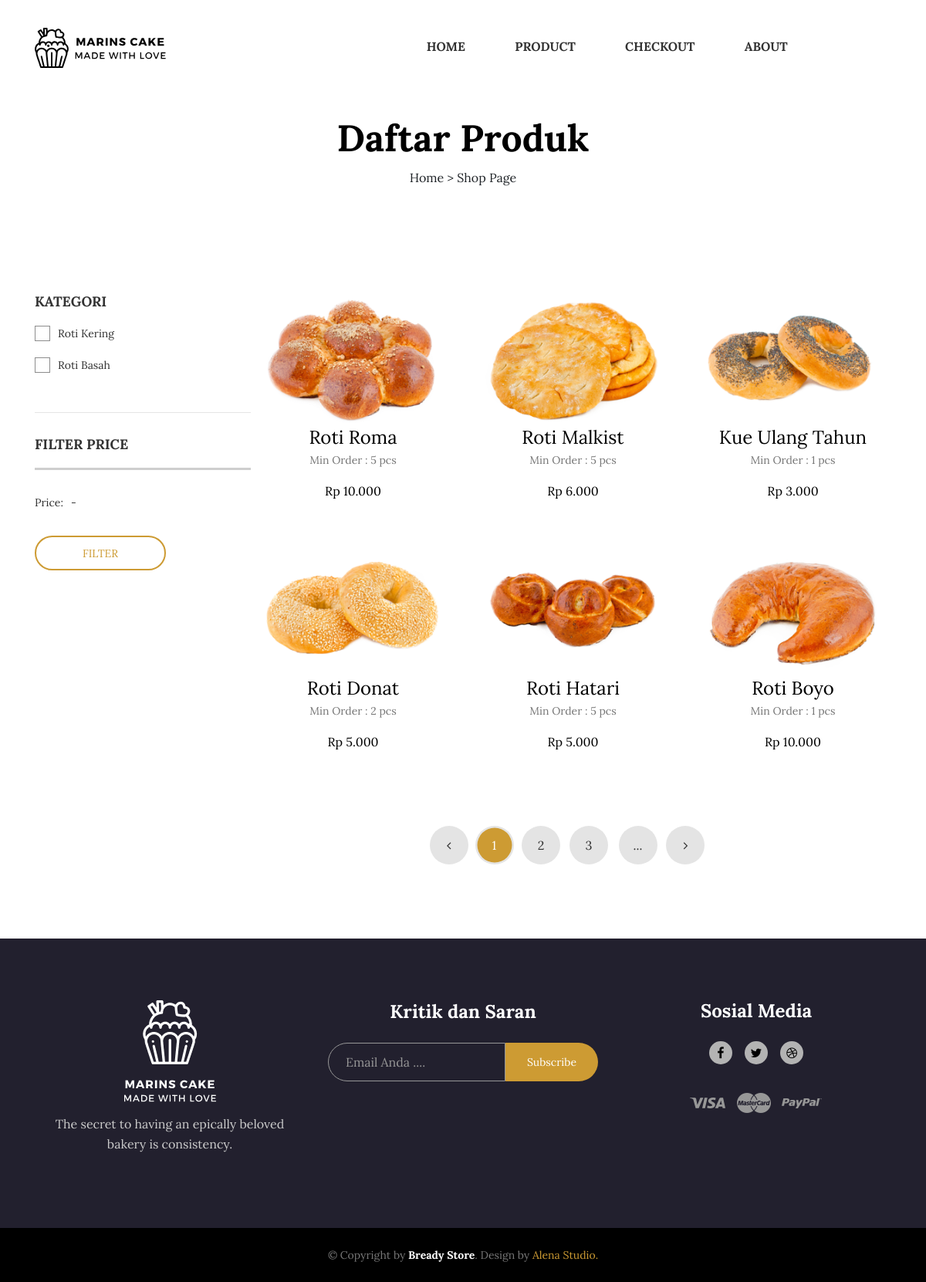
The app's page /index.php/produk with its own data.
### tables this page shows
CREATE TABLE `gambar_produk` (
  `id_gambarProduk` int(11) NOT NULL,
  `id_produk` int(11) NOT NULL,
  `gambar` text NOT NULL
);

CREATE TABLE `produk` (
  `idProduk` int(11) NOT NULL,
  `idJenis` int(11) NOT NULL,
  `namaProduk` varchar(50) NOT NULL,
  `harga` int(11) NOT NULL,
  `status` varchar(255) NOT NULL,
  `stok` int(11) NOT NULL,
  `min_order` int(11) NOT NULL,
  `deskripsi` text NOT NULL,
  `created_at` date NOT NULL DEFAULT current_timestamp()
);

CREATE TABLE `jenis_produk` (
  `idJenis` int(11) NOT NULL,
  `namaJenis` varchar(255) NOT NULL
);

### application/controllers/Produk.php (called while the page is built, shortened)
<?php
class Produk extends CI_Controller
{
	public function index()
	{
		$data['kategori']	= $this->Model_produk->get_kategori_produk()->result_array();
		$data['produk']		= $this->Model_produk->get_produk()->result_array();
		$data['gambar'] = $this->Model_produk->get_gambar()->result_array();
		$this->load->view('template/header2');
		$this->load->view('daftar_produk', $data);
		$this->load->view('template/footer');
	}
}

### index.php (called while the page is built, shortened)
<?php
require_once BASEPATH.'core/CodeIgniter.php';

### application/models/Model_produk.php (called while the page is built, shortened)
<?php
class Model_produk extends CI_Model
{
	public function get_produk()
	{
		$this->db->select('*');
		$this->db->from('produk');
		$this->db->join('jenis_produk', 'jenis_produk.idJenis = produk.idJenis');
		return $this->db->get();
	}
	public function get_kategori_produk()
	{
		return $this->db->get('jenis_produk');
	}
	public function get_gambar()
	{
		$this->db->select('*');
		$this->db->from('gambar_produk');
		return $this->db->get();
	}
}

### application/views/daftar_produk.php (the view, shortened to what this page needs)
<div class="ps-hero bg--cover" data-background="<?= base_url() ?>assets/client/images/hero/product.jpg">
    <div class="ps-hero__content ">
        <h1> Daftar Produk</h1>
        <div class="text-center">
            Home > Shop Page
        </div>
    </div>
</div>
<main class="ps-shop">
    <div class="container">
        <div class="row">
            <div class="col-lg-9 order-lg-last">
                <div class="row">
                    <?php foreach ($produk as $prd) : ?>
                        <div class="col-lg-4">
                            <div class="ps-product">
                                <div class="ps-product__thumbnail">
                                    <?php foreach ($gambar as $gbr) :
                                        if ($gbr['id_produk'] == $prd['idProduk']) : ?>
                                            <img src="<?= base_url() ?>uploads/gambar_produk/<?= $gbr['gambar'] ?>" alt="">
                                    <?php endif;
                                    endforeach ?>
                                    <a class="ps-product__overlay" href="<?= base_url() ?>produk/detail/<?= $prd['idProduk'] ?>"></a>
                                </div>
                                <div class="ps-product__content"><a class="ps-product__title" href="<?= base_url() ?>produk/detail/<?= $prd['idProduk'] ?>"><?= $prd['namaProduk'] ?></a>
                                    <p>Min Order : <?= $prd['min_order'] ?> pcs</p>
                                    <p class="ps-product__price">Rp <?= number_format($prd['harga'], 0, ',', '.') ?></p>
                                </div>
                            </div>
                        </div>
                    <?php endforeach ?>
                    <div class="col-lg-12 mb-lg-5">
                        <div class="ps-pagination mb-lg-5 ">
                            <ul class="pagination">
                                <li><a href="#"><i class="fa fa-angle-left"></i></a></li>
                                <li class="active"><a href="#">1</a></li>
                                <li><a href="#">2</a></li>
                                <li><a href="#">3</a></li>
                                <li><a href="#">...</a></li>
                                <li><a href="#"><i class="fa fa-angle-right"></i></a></li>
                            </ul>
                        </div>
                    </div>
                </div>
            </div>
            <div class="col-lg-3 order-lg-first mt-5 mt-lg-0">
                <div class="ps-sidebar">
                    <div class="widget widget_sidebar widget_category">
                        <h3 class="widget-title">Kategori</h3>
                        <ul class="ps-list--checked">
                            <?php foreach ($kategori as $ktg) : ?>
                                <li><a href=""><?= $ktg['namaJenis'] ?></a></li>
                            <?php endforeach ?>
                        </ul>
                    </div>
                    <div class="widget widget_filter widget_sidebar">
                        <h3 class="widget-title">Filter Price</h3>
                        <div class="ps-slider" data-default-min="0" data-default-max="500" data-max="1000" data-step="100" data-unit="$"></div>
                        <p class="ps-slider__meta">Price:<span class="ps-slider__value ps-slider__min"></span>-<span class="ps-slider__value ps-slider__max"></span></p><a class="ac-slider__filter ps-btn ps-btn--sm" href="#">Filter</a>
                    </div>
                </div>
            </div>
        </div>
    </div>
</main>

### application/views/template/header2.php (shortened to what this page needs)
<!DOCTYPE html>
<html lang="en">
<head>
    <link rel="stylesheet" href="<?= base_url() ?>assets/client/plugins/font-awesome/css/font-awesome.min.css" />
    <link rel="stylesheet" href="https://maxcdn.bootstrapcdn.com/bootstrap/4.0.0/css/bootstrap.min.css" />
    <link rel="stylesheet" href="<?= base_url() ?>assets/client/plugins/bakery-icon/style.css" />
    <link rel="stylesheet" href="<?= base_url() ?>assets/client/plugins/owl-carousel/assets/owl.carousel.css" />
    <link rel="stylesheet" href="<?= base_url() ?>assets/client/plugins/jquery-bar-rating/dist/themes/fontawesome-stars.css" />
    <link rel="stylesheet" href="<?= base_url() ?>assets/client/plugins/bootstrap-select/dist/css/bootstrap-select.min.css" />
    <link rel="stylesheet" href="<?= base_url() ?>assets/client/plugins/jquery-ui/jquery-ui.min.css" />
    <link rel="stylesheet" href="<?= base_url() ?>assets/client/plugins/slick/slick/slick.css" />
    <link rel="stylesheet" href="<?= base_url() ?>assets/client/plugins/lightGallery-master/dist/css/lightgallery.min.css" />
    <link rel="stylesheet" href="<?= base_url() ?>assets/client/css/style.css" />
</head>
<body>
    <header class="header header--3" data-sticky="false">
        <nav class="navigation">
            <div class="container"><a class="ps-logo" href="<?= base_url() ?>"><img src="<?= base_url() ?>assets/client/images/logo-light3.svg" alt=""></a>
                <div class="header__actions">
                    <a class="ps-search-btn" href="#"><i class="ba-magnifying-glass"></i></a>
                    <div class="ps-cart"><a class="ps-cart__toggle" href="#"><i class="ba-shopping"></i></a>
                    </div>
                </div>
                <ul class="menu">
                    <li><a href="<?= base_url() ?>">Home</a></li>
                    <li><a href="<?= base_url() ?>produk">Product</a></li>
                    <li><a href="<?= base_url() ?>checkout">Checkout</a></li>
                    <li><a href="<?= base_url() ?>#company-info">About</a></li>
                </ul>
            </div>
        </nav>
    </header>

### application/views/template/footer.php (shortened to what this page needs)
<footer class="ps-footer">
  <div class="ps-footer__content">
    <div class="container">
      <div class="row">
        <div class="col-lg-4 col-md-12 col-sm-12 col-xs-12">
          <div class="ps-site-info">
            <a class="ps-logo mb-3" href="index.html"><img src="<?= base_url() ?>assets/client/images/logo-dark.png" alt="" /></a>
            <p class="mt-0">
              The secret to having an epically beloved bakery is
              consistency.
            </p>
          </div>
        </div>
        <div class="col-lg-4 col-md-6 col-sm-12 col-xs-12">
          <form class="ps-form--subscribe-offer" action="do_action" method="post">
            <h4>Kritik dan Saran</h4>
            <div class="form-group">
              <input class="form-control" type="text" placeholder="Email Anda ...." />
              <button>Subscribe</button>
            </div>
          </form>
        </div>
        <div class="col-lg-4 col-md-6 col-sm-12 col-xs-12">
          <div class="ps-footer__open">
            <h4 class="mb-4">Sosial Media</h4>
            <ul class="ps-list--social mt-0">
              <li>
                <a href="#"><i class="fa fa-facebook"></i></a>
              </li>
              <li>
                <a href="#"><i class="fa fa-twitter"></i></a>
              </li>
              <li>
                <a href="#"><i class="fa fa-dribbble"></i></a>
              </li>
            </ul>
          </div>
          <ul class="ps-list--payment">
            <li>
              <a href="#"><img src="<?= base_url() ?>assets/client/images/payment-method/visa.png" alt="" /></a>
            </li>
            <li>
              <a href="#"><img src="<?= base_url() ?>assets/client/images/payment-method/master-card.png" alt="" /></a>
            </li>
            <li>
              <a href="#"><img src="<?= base_url() ?>assets/client/images/payment-method/paypal.png" alt="" /></a>
            </li>
          </ul>
        </div>
      </div>
    </div>
  </div>
  <div class="ps-footer__copyright">
    <div class="container">
      <p>
        © Copyright by <strong>Bready Store</strong>. Design by<a href="#">
          Alena Studio.</a>
      </p>
    </div>
  </div>
</footer>
</body>
</html>

### records on screen
produk: namaProduk "Roti Roma", min_order "5", harga "10.000"
gambar_produk: gambar (picture)
produk: namaProduk "Roti Malkist", min_order "5", harga "6.000"
gambar_produk: gambar (picture)
produk: namaProduk "Kue Ulang Tahun", min_order "1", harga "3.000"
gambar_produk: gambar (picture)
produk: namaProduk "Roti Donat", min_order "2", harga "5.000"
gambar_produk: gambar (picture)
produk: namaProduk "Roti Hatari", min_order "5", harga "5.000"
gambar_produk: gambar (picture)
produk: namaProduk "Roti Boyo", min_order "1", harga "10.000"
gambar_produk: gambar (picture)
jenis_produk: namaJenis "Roti Kering"
jenis_produk: namaJenis "Roti Basah"
